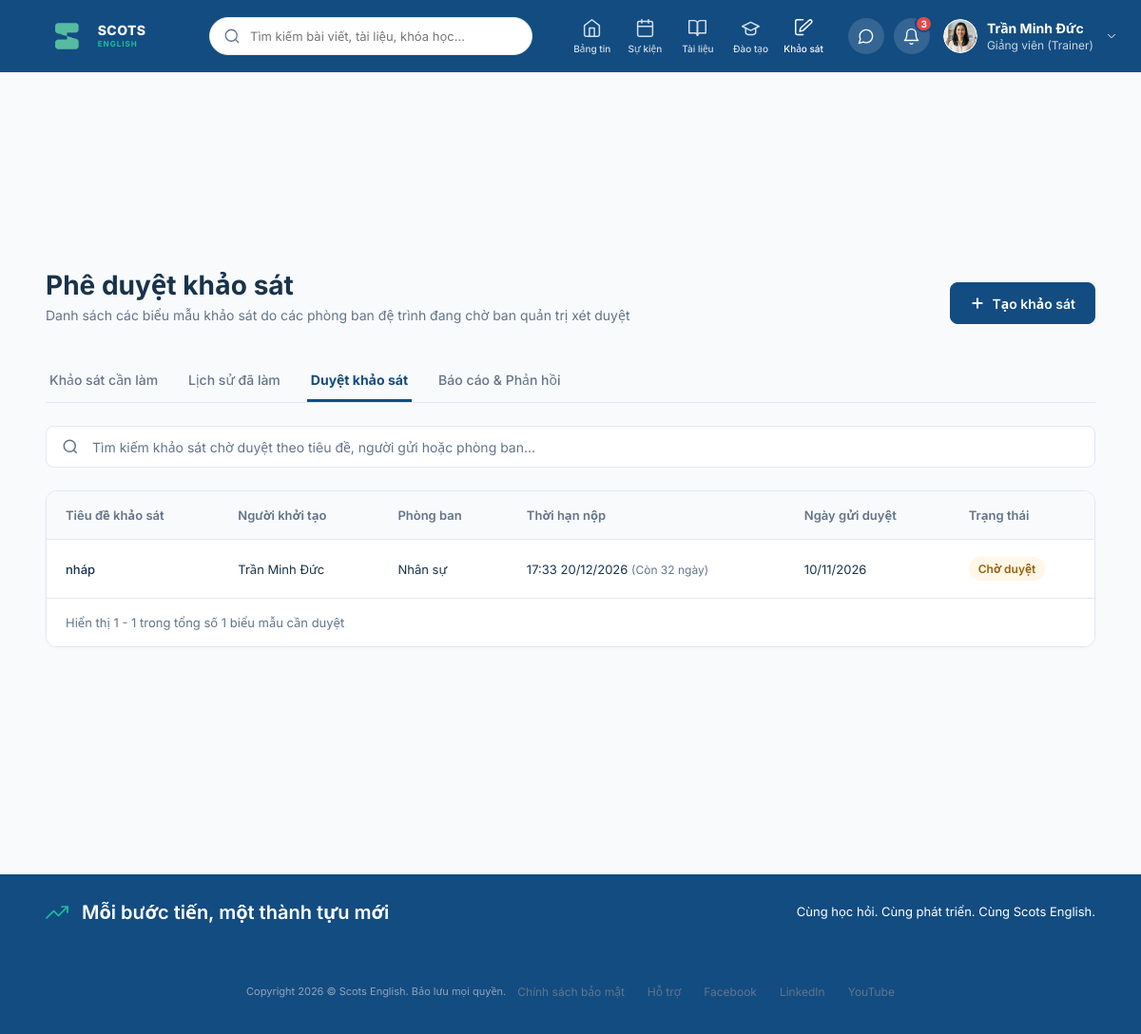
Before: /surveys/approve/ (signed in) with the older database file.
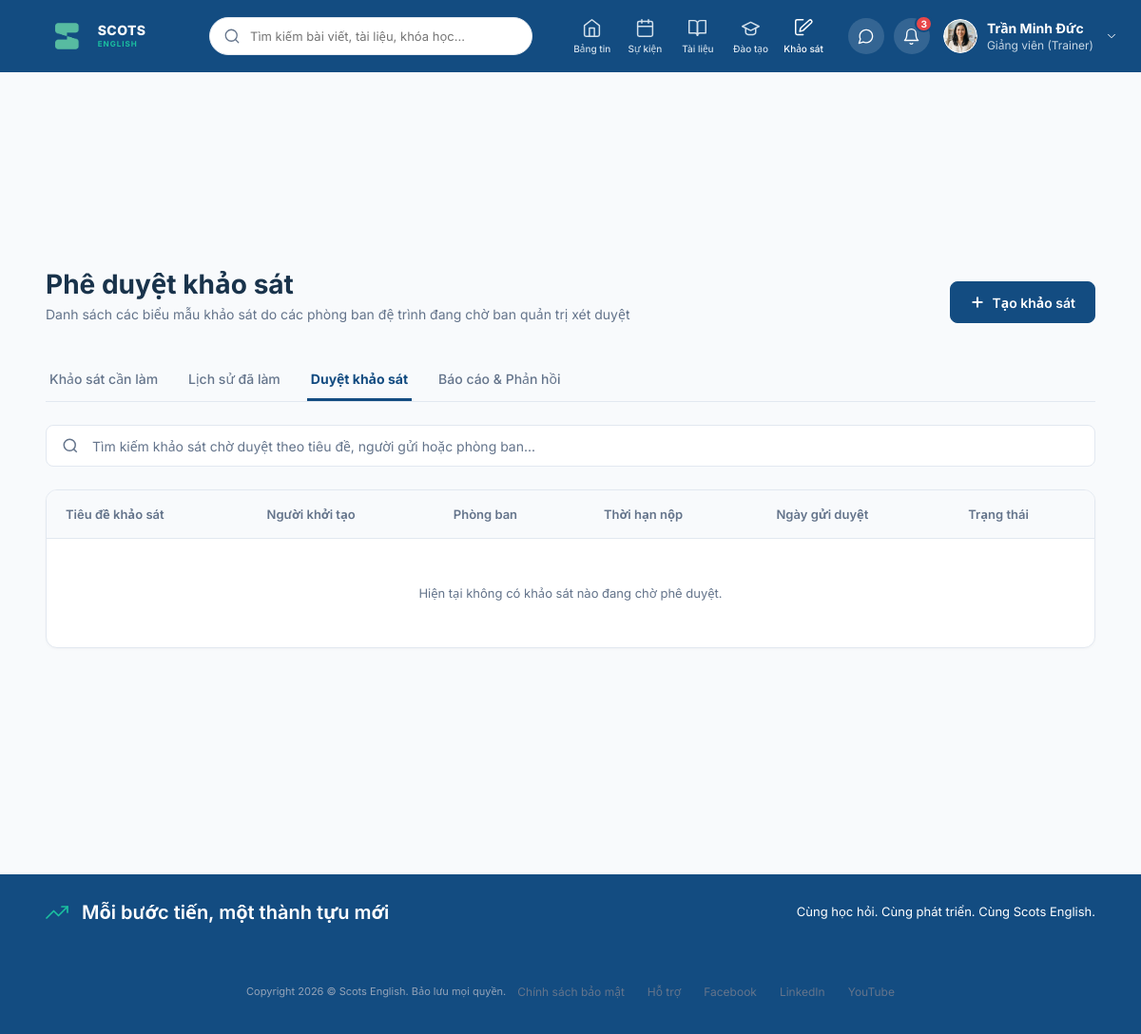
After: the same page with the newer database file.
### surveys/models.py (models this page shows, shortened)
class Survey(models.Model):
    department = models.ForeignKey(
        Department,
        on_delete=models.CASCADE,
        related_name='surveys',
        verbose_name="Phòng ban"
    )
    creator = models.ForeignKey(
        settings.AUTH_USER_MODEL,
        on_delete=models.CASCADE,
        related_name='created_surveys',
        verbose_name="Người tạo"
    )
    approver = models.ForeignKey(
        settings.AUTH_USER_MODEL,
        on_delete=models.SET_NULL,
        null=True,
        related_name='approved_surveys',
        verbose_name="Người duyệt"
    )
    name=models.CharField(
        max_length=100,
        verbose_name='Tên khảo sát'
    )
    date_created = models.DateTimeField(
        auto_now_add=True,
        verbose_name="Ngày tạo"
    )
    is_approved = models.BooleanField(
        default=False,
        verbose_name="Đã duyệt"
    )
    is_respondable = models.BooleanField(
        default=True,
        verbose_name="Cho phép trả lời"
    )
    is_visible = models.BooleanField(
        default=True,
        verbose_name="Hiển thị"
    )
    anonymous = models.BooleanField(
        default=False,
        verbose_name="Trả lời ẩn danh"
    )
    description = models.TextField(
        blank=True,
        null=True,
        verbose_name="Mô tả"
    )
    response_limit = models.IntegerField(
        null=True,
        blank=True,
        verbose_name="Giới hạn lượt trả lời"
    )
    response_deadline= models.DateTimeField(
        null=True,
        blank=True,
        db_index=True,
        verbose_name='Thời hạn trả lời'
    )
    @property
    def time_left(self):
        if not self.response_deadline:
            return None
        secs_left = (self.response_deadline - timezone.now()).total_seconds()
        if secs_left>=86400:
            time_left=secs_left//86400
            unit='ngày'
        elif secs_left>=3600:
            time_left=secs_left//3600
            unit='giờ'
        else:
            time_left=secs_left//60
            unit='phút'
        return f'Còn {time_left:.0f} {unit}'
    class Meta:
        db_table = 'survey'

### home/models.py (models this page shows, shortened)
class Department(models.Model):
    class BlockChoices(models.TextChoices):
        LEGAL_HR = 'LEGAL AND HR', 'Khối Hành Chính - Nhân Sự'
        FINANCE = 'FINANCE', 'Khối Tài Chính - Kế toán'
        OPERATION = 'OPERATION', 'Khối Vận Hành'
        ACADEMY = 'ACADEMY', 'Khối Học Thuật'
        TECHNOLOGY = 'TECHNOLOGY', 'Khối Công Nghệ Thông Tin'
        MKT_SALE = 'MARKETING AND SALE', 'Khối Marketing và Kinh Doanh'
        CENTRAL = 'CENTRAL', 'Khối Trung Tâm'
        DIRECTOR = 'DIRECTOR', 'Khối Ban Giám Đốc'
    name = models.CharField(
        max_length=100,
        verbose_name="Tên phòng ban")
    manager = models.ForeignKey(
        settings.AUTH_USER_MODEL,
        on_delete=models.SET_NULL,
        null=True,
        blank=True,
        related_name='managed_departments',
        verbose_name="Trưởng phòng"
    )
    block = models.CharField(
        max_length=50,
        choices=BlockChoices.choices,
        blank=True,
        null=True,
        verbose_name="Khối"
    )
    class Meta:
        db_table = 'department'

### surveys/views.py (the view, shortened to what this page needs)
# urls.py: path('approve/',views.SurveyApproveList,name='SurveyApproveList'),
def SurveyApproveList(request):
    user = request.user
    managed_departments = user.managed_departments.all()
    is_admin = user.is_superuser
    if not (managed_departments.exists() or is_admin):
        messages.error(request, 'Bạn không có quyền truy cập trang phê duyệt khảo sát.')
        return redirect('MySurvey')
    query = request.GET.get('q', '').strip()
    if is_admin and not managed_departments.exists():
        surveys_qs = Survey.objects.filter(is_approved=False)
    else:
        surveys_qs = Survey.objects.filter(
            department__in=managed_departments,
            is_approved=False
        )
    surveys_qs = surveys_qs.filter(
        Q(response_deadline__isnull=True) | Q(response_deadline__gt=timezone.now())
    ).select_related('creator', 'department').order_by('-date_created')
    total_count = surveys_qs.count()
    paginator = Paginator(surveys_qs, 10)  # 10 bài trên mỗi trang
    page_number = request.GET.get('page')
    page_obj = paginator.get_page(page_number)
    context = {
        'page_obj': page_obj,
        'search_query': query,
        'total_count': total_count,
    }
    return render(request, 'approve_list.html', context)

### posts/colleagues.py (called while the page is built)
def is_test_environment():
    return 'test' in sys.argv or getattr(settings, 'TESTING', False)

def get_profiles_file():
    if is_test_environment():
        return TEST_USER_PROFILES_FILE
    return USER_PROFILES_FILE

def _ensure_custom_profile_table():
    try:
        with connection.cursor() as cursor:
            cursor.execute("""
                CREATE TABLE IF NOT EXISTS user_custom_profile (
                    username VARCHAR(150) PRIMARY KEY,
                    avatar TEXT DEFAULT '',
                    cover TEXT DEFAULT '',
                    bio TEXT DEFAULT '',
                    job_title TEXT DEFAULT '',
                    branch TEXT DEFAULT '',
                    join_date TEXT DEFAULT '',
                    phone TEXT DEFAULT '',
                    email TEXT DEFAULT '',
                    updated_at TIMESTAMP DEFAULT CURRENT_TIMESTAMP
                );
            """)
    except Exception:
        pass

### surveys/templates/approve_list.html (shortened to what this page needs)
{% extends 'base.html' %}
{% block content %}
  <main class="survey-workspace">
    <header class="doc-header">
      <div>
        <h1 class="doc-header-title">Phê duyệt khảo sát</h1>
        <p class="doc-header-subtitle">Danh sách các biểu mẫu khảo sát do các phòng ban đệ trình đang chờ ban quản trị xét duyệt</p>
      </div>
      <a href="{% url 'SurveyCreate' %}" class="doc-btn doc-btn-primary">
        <svg width="16" height="16" viewBox="0 0 16 16" fill="none" stroke="currentColor" stroke-width="2">
          <path d="M8 3.333v9.334M3.333 8h9.334" stroke-linecap="round" stroke-linejoin="round"/>
        </svg>
        Tạo khảo sát
      </a>
    </header>
    <nav class="doc-tabs">
      <a href="{% url 'MySurvey' %}" class="doc-tab">Khảo sát cần làm</a>
      <a href="{% url 'SurveyHistory' %}" class="doc-tab">Lịch sử đã làm</a>
      {% if request.user.managed_departments.exists %}
        <a href="{% url 'SurveyApproveList' %}" class="doc-tab active">Duyệt khảo sát</a>
      {% endif %}
      <a href="{% url 'SurveyPublished' %}" class="doc-tab">Báo cáo & Phản hồi</a>
    </nav>
    <form method="GET" action="" class="doc-toolbar">
      <div class="doc-search-box" style="max-width: 100%;">
        <svg width="18" height="18" viewBox="0 0 24 24" fill="none" stroke="#64748b" stroke-width="2">
          <circle cx="11" cy="11" r="8"></circle>
          <path d="m21 21-4.35-4.35"></path>
        </svg>
        <input type="text" name="q" value="{{ search_query|default:'' }}" placeholder="Tìm kiếm khảo sát chờ duyệt theo tiêu đề, người gửi hoặc phòng ban...">
      </div>
    </form>
    <section class="doc-table-card">
      <table class="doc-table">
        <thead>
          <tr>
            <th>Tiêu đề khảo sát</th>
            <th>Người khởi tạo</th>
            <th>Phòng ban</th>
            <th>Thời hạn nộp</th>
            <th>Ngày gửi duyệt</th>
            <th>Trạng thái</th>
          </tr>
        </thead>
        <tbody>
          {% if page_obj %}
            {% for survey in page_obj %}
              <tr>
                <td class="doc-table-title">
                  <a href="{% url 'SurveyApproveDetail' survey.id %}" style="text-decoration: none; color: inherit; font-weight: 500;">
                    {{ survey.name }}
                  </a>
                </td>
                <td>{{ survey.creator.get_full_name|default:survey.creator.username }}</td>
                <td>{{ survey.department.name|default:"-" }}</td>
                <td>
                  {% if survey.response_deadline %}
                    {{ survey.response_deadline|date:"H:i d/m/Y" }}
                    {% if survey.time_left %}
                      <span style="font-size: 12px; color: var(--ink-soft);">({{ survey.time_left }})</span>
                    {% endif %}
                  {% else %}
                    <span style="color: var(--ink-soft);">Không giới hạn</span>
                  {% endif %}
                </td>
                <td>{{ survey.date_created|date:"d/m/Y" }}</td>
                <td><span class="doc-badge doc-badge-pending">Chờ duyệt</span></td>
              </tr>
            {% endfor %}
          {% else %}
            <tr>
              <td colspan="6" style="text-align: center; padding: 48px 20px; color: var(--ink-soft);">
                {% if search_query %}
                  Không tìm thấy khảo sát chờ duyệt nào khớp với từ khóa "<strong>{{ search_query }}</strong>".
                {% else %}
                  Hiện tại không có khảo sát nào đang chờ phê duyệt.
                {% endif %}
              </td>
            </tr>
          {% endif %}
        </tbody>
      </table>
      {% if page_obj and total_count > 0 %}
        <footer class="doc-table-pagination">
          <div>Hiển thị {{ page_obj.start_index }} - {{ page_obj.end_index }} trong tổng số {{ total_count }} biểu mẫu cần duyệt</div>
        </footer>
      {% endif %}
    </section>
  </main>
{% endblock %}

Changed rows visible on the page:
removed Survey: name "nháp", creator.get_full_name "Trần Minh Đức", department.name "Nhân sự", response_deadline "17:33 20/12/2026", time_left "Còn 32 ngày", date_created "10/11/2026"
Other visible differences:
{{ page_obj.start_index }}: "1" → (not shown)
{{ page_obj.end_index }}: "1" → (not shown)
{{ total_count }}: "1" → (not shown)
text no longer shown: "Hiển thị - trong tổng số biểu mẫu cần duyệt"
text now shown: "Hiện tại không có khảo sát nào đang chờ phê duyệt."
